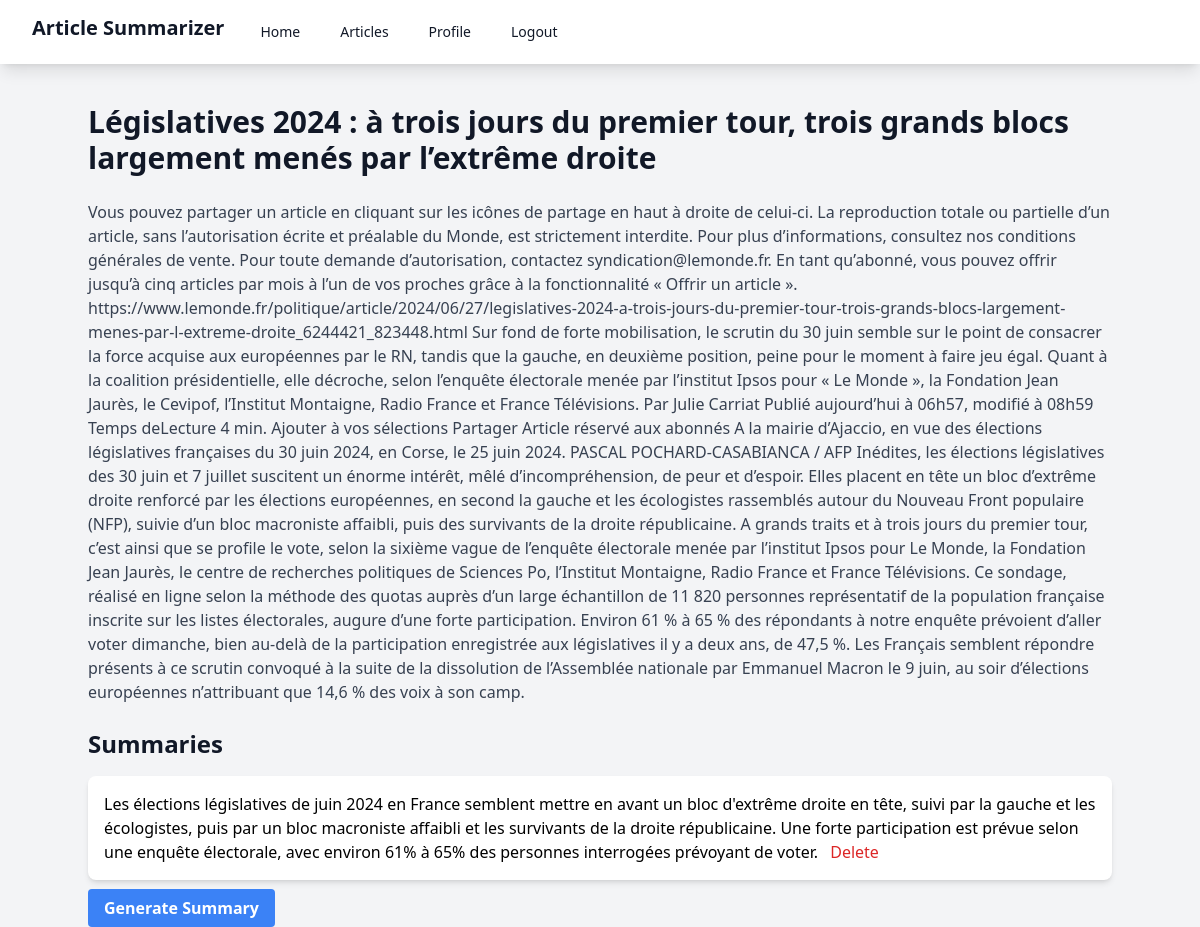
The page /article/1/ (signed in) on the database its author committed.
### summarizer/models.py (models this page shows, shortened)
class Article(models.Model):
    title = models.CharField(max_length=200)
    content = models.TextField()
    user = models.ForeignKey(User, on_delete=models.CASCADE)
    created_at = models.DateTimeField(auto_now_add=True)
    category = models.ForeignKey(Category, on_delete=models.SET_NULL, null=True, blank=True)

class Summary(models.Model):
    article = models.ForeignKey(Article, on_delete=models.CASCADE, related_name='summaries')
    summary_text = models.TextField()
    created_at = models.DateTimeField(auto_now_add=True)

### summarizer/views.py (the view)
# urls.py: path('article/<int:pk>/', views.article_detail, name='article_detail'),
@login_required
def article_detail(request, pk):
    article = get_object_or_404(Article, pk=pk)
    return render(request, 'summarizer/article_detail.html', {'article': article})

### summarizer/templates/summarizer/article_detail.html (shortened to what this page needs)
{% extends 'summarizer/base.html' %}
{% block content %}
    <h1 class="text-3xl font-bold mb-6 text-gray-900">{{ article.title }}</h1>
    <p class="text-gray-700 mb-6">{{ article.content }}</p>
    <h2 class="text-2xl font-semibold mb-4 text-gray-900">Summaries</h2>
    <ul class="space-y-4 mb-4">
    {% for summary in article.summaries.all %}
        <li class="bg-white shadow-md rounded-lg p-4">
            {{ summary.summary_text }}
            <form action="{% url 'delete_summary' article.pk summary.pk %}" method="post" class="inline">
                <button type="submit" class="ml-2 text-red-600 hover:text-red-900">Delete</button>
            </form>
        </li>
    {% endfor %}
    </ul>
    <a href="{% url 'generate_summary' article.pk %}" class="bg-blue-500 hover:bg-blue-700 text-white font-bold py-2 px-4 rounded">Generate Summary</a>
{% endblock %}

### rows shown on the page
Article: title "Législatives 2024 : à trois jours du premier tour, trois grands blocs largement menés par l’extrême droite", content "Vous pouvez partager un article en cliquant sur les icônes de partage en haut à droite de celui-ci. La reproduction totale ou partielle d’un article, sans l’autorisation écrite et préalable du Monde, est strictement interdite. Pour plus d’informations, consultez nos conditions générales de vente. Pour toute demande d’autorisation, contactez syndication@lemonde.fr. En tant qu’abonné, vous pouvez offrir jusqu’à cinq articles par mois à l’un de vos proches grâce à la fonctionnalité « Offrir un article ». https://www.lemonde.fr/politique/article/2024/06/27/legislatives-2024-a-trois-jours-du-premier-tour-trois-grands-blocs-largement-menes-par-l-extreme-droite_6244421_823448.html Sur fond de…"
Summary: summary_text "Les élections législatives de juin 2024 en France semblent mettre en avant un bloc d'extrême droite en tête, suivi par la gauche et les écologistes, puis par un bloc macroniste affaibli et les survivants de la droite républicaine. Une forte participation est prévue selon une enquête électorale, avec environ 61% à 65% des personnes interrogées prévoyant de voter."
